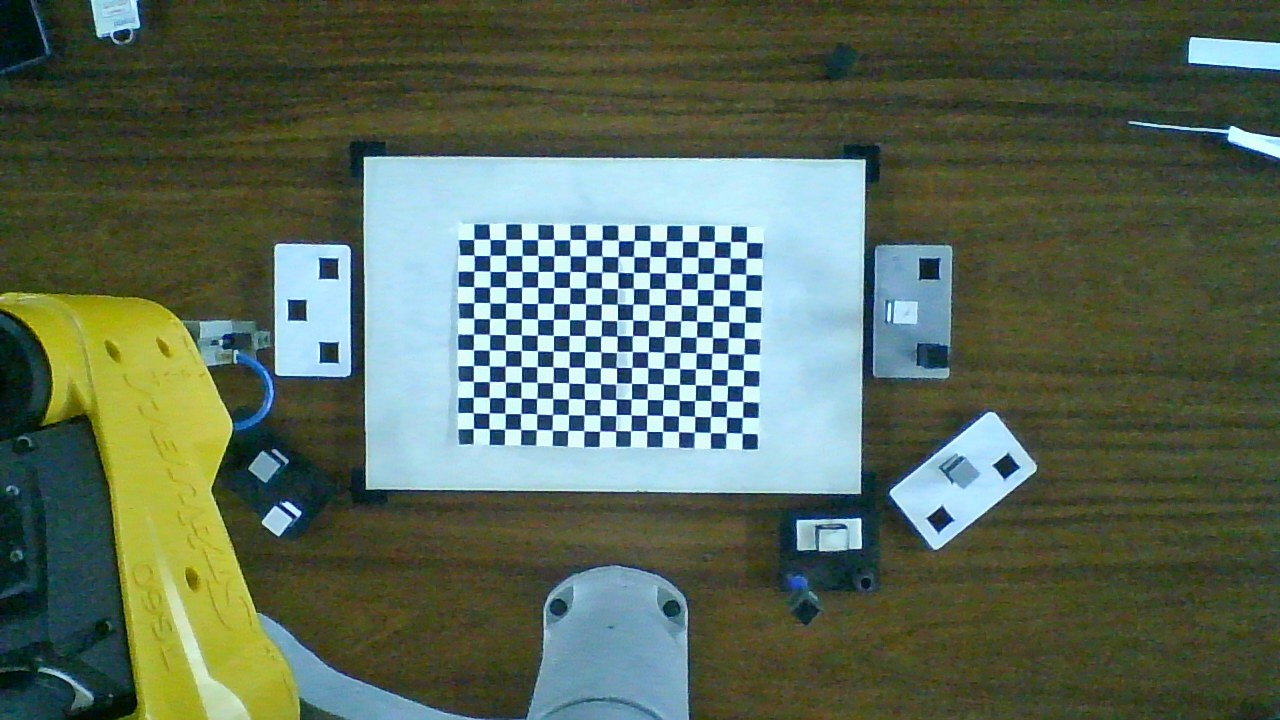
#> input picture IC-Gemeo-master/Robo_com_Rede/imagem.jpg, 1280 x 720 px; its folder holds only this picture in this run
$ python -i dynamicTarget.py   (imports and definitions only)
#> lines starting #> are read from the running program, lines starting #| are printed output that depends on the picture; after the words box and inside, x2 and y2 are one past the last pixel; in counts of white or black regions, pixels touching at a corner belong together
#> further down, picture is the input picture: shape (720, 1280, 3); mean B, G, R 87.9, 105.4, 90.5
from robodk.robolink import *      # RoboDK's API
from robodk.robomath import *      # Math toolbox for robots
from tkinter import *
import numpy as np
import cv2
import json


def empty(a):
    pass

def calibrar(image):

    cv2.namedWindow("calibracao")
    cv2.resizeWindow("calibracao",640,240)
    cv2.createTrackbar("hue min", "calibracao", 0,179,empty)
    cv2.createTrackbar("hue max", "calibracao", 179,179,empty)
    cv2.createTrackbar("sat min", "calibracao", 0,255,empty)
    cv2.createTrackbar("sat max", "calibracao", 255,255,empty)
    cv2.createTrackbar("val min", "calibracao", 215,255,empty)
    cv2.createTrackbar("val max", "calibracao", 255,255,empty)

    while True:
        try:
            h_minValue = cv2.getTrackbarPos("hue min", "calibracao")
            h_maxValue = cv2.getTrackbarPos("hue max", "calibracao")
            s_minValue = cv2.getTrackbarPos("sat min", "calibracao")
            s_maxValue = cv2.getTrackbarPos("sat max", "calibracao")
            v_minValue = cv2.getTrackbarPos("val min", "calibracao")
            v_maxValue = cv2.getTrackbarPos("val max", "calibracao")
        except:
            break

        imgHSV = cv2.cvtColor(image, cv2.COLOR_BGR2HSV)
#> imgHSV: shape (720, 1280, 3); mean H, S, V 56, 107.3, 112.6
        lower = np.array([h_minValue, s_minValue, v_minValue])
        upper = np.array([h_maxValue, s_maxValue, v_maxValue])
        mask = cv2.inRange(imgHSV, lower, upper)
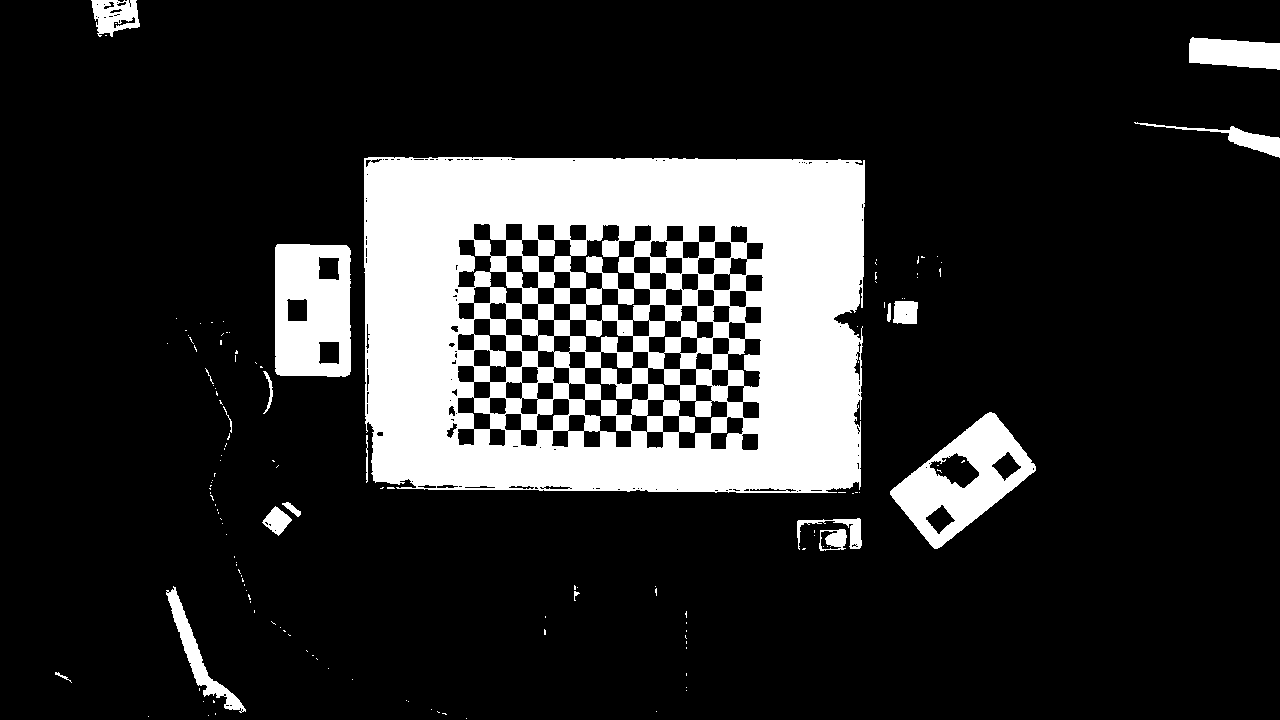
#> mask: shape (720, 1280); 17% white; 140 white regions (121 under 20 px), largest, box (x1, y1, x2, y2) and area: (364, 157, 865, 493) 130533, (275, 244, 351, 377) 8694, (890, 412, 1036, 549) 8198
        imgResult = cv2.bitwise_and(image, image, mask=mask)
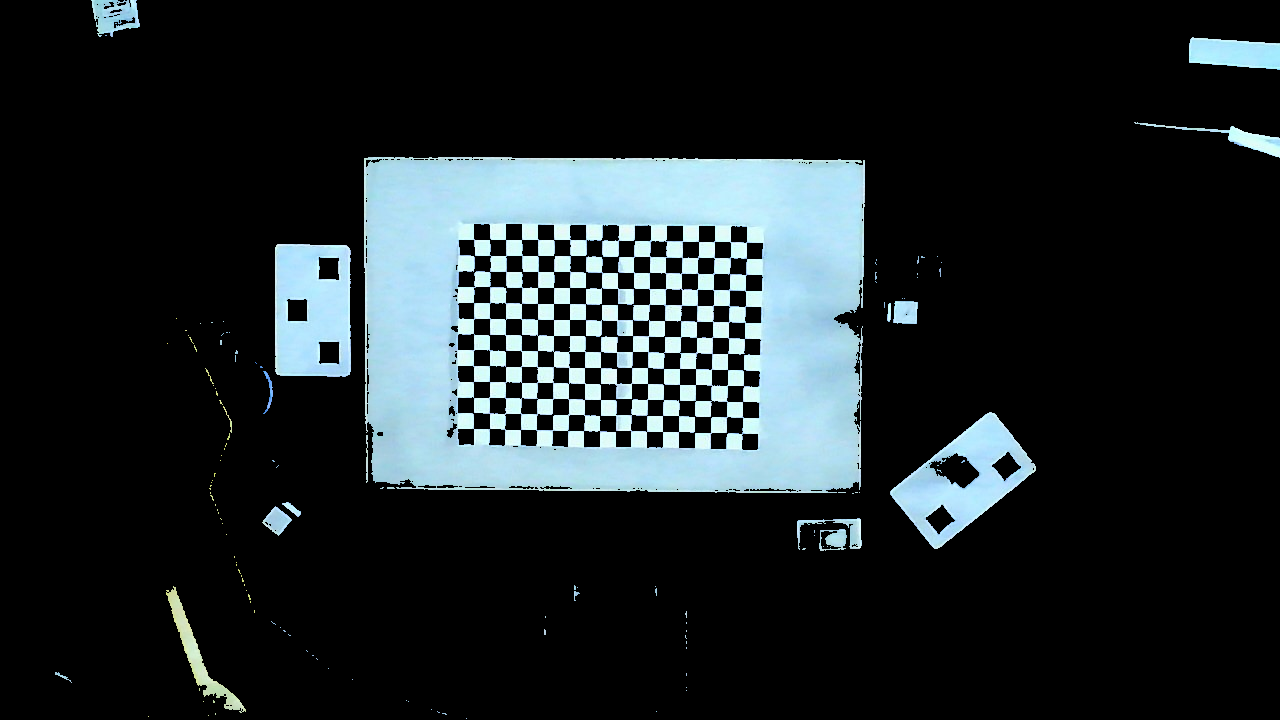
#> imgResult: shape (720, 1280, 3); mean B, G, R 41.3, 38.8, 31.5

        cv2.imshow('Image', image)
        cv2.imshow('Mask', mask)
        cv2.imshow('Image Masked', imgResult)
        cv2.waitKey(1)

    return imgResult

# [5 lines left out: function showImages, not called in this run]

def pegaCalibragem(alvo):
    f = open("IC-Gemeo-master\VersãoFinal\calibragem.json")
    data = json.load(f)

#    valores = f.readlines()
    if(alvo == "p"):
        # c = valores[1].find('[')+1
        # s = valores[1].find(']')
        # l = valores[1][c:s].split()
        lower = np.array(data['peca']['lower'])
        upper = np.array(data['peca']['upper'])
        tamanhoMin = data['peca']['areaMin']
        tamanhoMax = data['peca']['areaMax']

    elif(alvo == "e"):
        lower = np.array(data['encaixe']['lower'])
        upper = np.array(data['encaixe']['upper'])
        tamanhoMin = data['encaixe']['areaMin']
        tamanhoMax = data['encaixe']['areaMax']

    return tamanhoMin, tamanhoMax,lower,upper

def getPosition(metodoContorno,alvo):

    #path = 'C:/Code/Projetinhos/IC-Gemeo-master/IC-Gemeo-master/Localizacao de Objetos/Exemplo/WIN_20230329_19_02_50_Pro.jpg'
    path = 'C:/Code/Projetinhos/IC-Gemeo-master/IC-Gemeo-master/Localizacao de Objetos/Exemplo/WIN_20230306_14_38_54_Pro.jpg'
    tamanhoMin, tamanhoMax,lower,upper = pegaCalibragem(alvo)
    image = cv2.imread(path)
    image = cv2.resize(image, (int(image.shape[1] *0.5), int(image.shape[0] *0.5)))

    #maskedImage = calibrar(image)

    imgHSV = cv2.cvtColor(image, cv2.COLOR_BGR2HSV)
    mask = cv2.inRange(imgHSV, lower, upper)
    maskedImage =  cv2.bitwise_and(image, image, mask=mask)

    img = maskedImage.copy()

    blur = cv2.GaussianBlur(img, (5,5), 0)
    im_bw = cv2.Canny(blur, 10, 90)


    contours, hierarchy = cv2.findContours(im_bw, metodoContorno, cv2.CHAIN_APPROX_SIMPLE)

    centers = []
    lastPoint = [0,0]

    for c in contours:
        area = cv2.contourArea(c)
        if area > tamanhoMin and area < tamanhoMax:

            # forma
            perimeter = cv2.arcLength(c, True)
            approx = cv2.approxPolyDP(c, 0.02 * perimeter, True)
            objCor = len(approx)


            M = cv2.moments(c)
            if M['m00'] != 0:
                cx = int(M['m10']/M['m00'])
                cy = int(M['m01']/M['m00'])
                if lastPoint[0] != cx or lastPoint[1] != cy:
                    cv2.drawContours(img, [c], -1, (0,255,0), 3)
                    cv2.circle(img, (cx, cy), 5, (0,0,255), -1)
                    cv2.putText(img, f"{cx, cy}", (cx - 20, cy - 20), cv2.FONT_HERSHEY_SIMPLEX, 0.5, (0,0,255), 2)
                    print(f'area {area} - vertices {objCor} - pontos [{cx}, {cy}]')
                    lastPoint[0], lastPoint[1] = cx,cy
                    centers.append((cx, cy))

    showImages([image, im_bw, img])
    return centers

def interface(metodoContorno,alvo):
    centers = getPosition(metodoContorno, alvo)

    master = Tk()
    master.geometry("400x400")
    master.title("Localização de Objetos")
    master.eval('tk::PlaceWindow . center')

    t = Text(master, height=10, width=10)
    for x in centers:
        t.insert(END, x)
        t.insert(END, "\n")
    t.pack()

    indexes = []
    j = 0
    for _ in centers:
        indexes.append(j)
        j += 1

    variable = StringVar(master)
    variable.set(indexes[0])

    w = OptionMenu(master, variable, *indexes)
    w.pack()


    # [7 lines left out: function ok, not called in this run]

    button = Button(master, text="OK", command=ok)
    button.pack()

    mainloop()
    return cx, cy


# [56 lines left out: function achaEncaixe, not called in this run]


# [1 line that did not run here, left out]

# [1 line that did not run here, left out]
# [1 line that did not run here, left out]
# [1 line that did not run here, left out]
# [1 line that did not run here, left out]
# [1 line that did not run here, left out]
# [16 lines not run here, left out]
# [1 line that did not run here, left out]
aux = 1
# [16 lines not run here, left out]
# [1 line that did not run here, left out]
#lower,upper = pegaCalibragem("e")
#cx, cy = interface(cv2.RETR_CCOMP, 300,500,lower, upper)
# [1 line that did not run here, left out]
#RL.ShowMessage('Centers: ' + str(cx) + ' ' + str(cy))
# [6 lines not run here, left out]

>>> import cv2
>>> picture = cv2.imread('../Robo_com_Rede/imagem.jpg')
>>> result = calibrar(picture)
